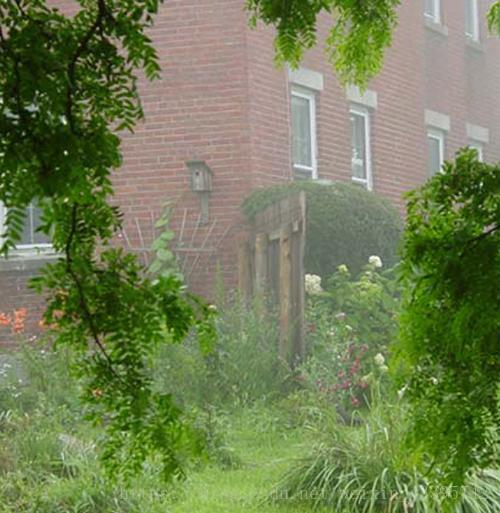
//> input picture Dark Channel Prior/test1.jpg, 500 x 513 px
$ ./Dark_Channel_Prior   (built with g++ and OpenCV 4)
//> lines starting //> are read from the running program, lines starting //| are printed output that depends on the picture
//---------------------------Dark Channel Prior-----------------------//
//Configuration: Visual Studio 2010 + Opencv2.4.10
//Author: ZiHao Zhou / South China University of Technology
//Date: 2020.5.3

#include <opencv2/core/core.hpp>
#include <opencv2/highgui/highgui.hpp>
#include <opencv2/imgproc/imgproc.hpp>
#include <iostream>
#include<vector>

using namespace std;
using namespace cv;

Mat darkchannel(Mat& inputImage, Mat& outputImage, int r);                            //获取图像暗通道
double getGlobelAtmosphericLight(const Mat darkChannelImg);                           //计算大气光值
Mat getTransimissionImg(const Mat darkChannelImg,const double A);
Mat GuideFilter(Mat& I, Mat& P, int radius, double eps);
Mat getDehazedImg_guidedFilter(Mat src,Mat darkChannelImg);
Mat GuidedFilter(Mat I_org, Mat p_org, int r, double eps, int s);


int main()
{
	Mat src, darkChanelImg;
	src = imread("test1.jpg", 1);
//> src is the input picture: 513 rows x 500 cols, CV_8UC3; mean B, G, R 84.2, 127.2, 113.8
	imshow("原图像", src);

	src.convertTo(src, CV_8U, 1, 0);

	darkChanelImg = darkchannel(src,darkChanelImg, 15);
//> in darkchannel, `split(inputImage, channel_of_input);`:
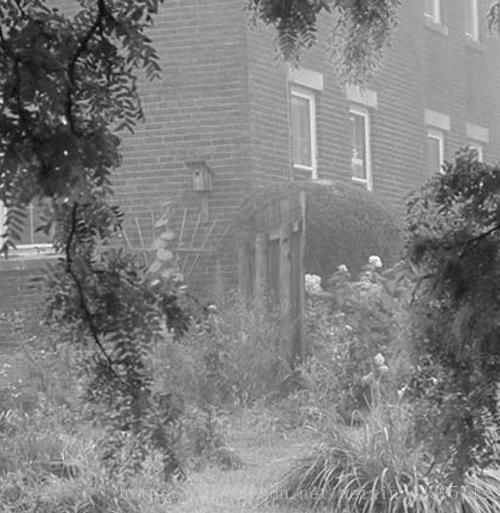
//> channel_of_input[1]: 513 rows x 500 cols, CV_8UC1; min 3, max 255, mean 127.2
//> after the loop in darkchannel, `for(int i = 0; i < rows; i++)`: outputImage: 513 rows x 500 cols, CV_8UC1; min 0, max 242, mean 84
//> in darkchannel, `erode(outputImage,outputImage, element, Point(-1,-1), 1,0);`:
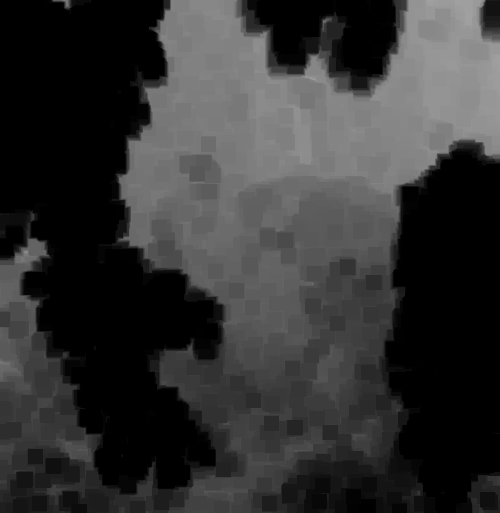
//> outputImage: 513 rows x 500 cols, CV_8UC1; min 0, max 162, mean 50.9
	imshow("图像的暗通道", darkChanelImg);

	double A = getGlobelAtmosphericLight(darkChanelImg);
//> in getGlobelAtmosphericLight, `minMaxLoc(darkChannelImg, NULL, &maxValue, NULL, &maxLoc);`: maxValue = 162; maxLoc = Point(428, 0)
//> in getGlobelAtmosphericLight, `double A = min(minAtomsLight,maxValue);`: A = 162
//> A = 162

	Mat transmissionImage(darkChanelImg.size(), darkChanelImg.type());
	transmissionImage = getTransimissionImg(darkChanelImg, A);
//> after the loop in getTransimissionImg, `for (int k = 0; k < 256; k++)`: look_up = 256 values, max 255 at index 0, min 0 at index 171, mean 85.46
//> in getTransimissionImg, `LUT(darkChannelImg, look_up, transmissionImg);`:
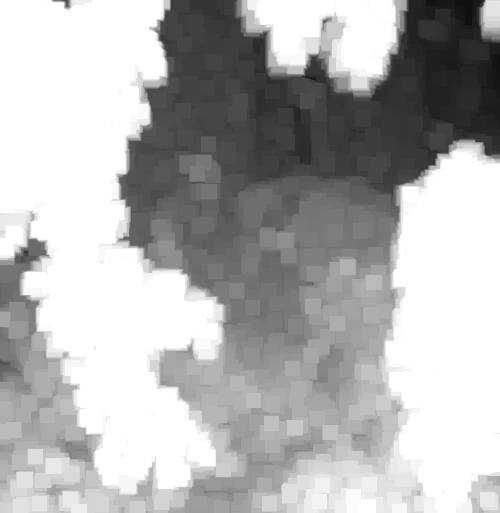
//> transmissionImg: 513 rows x 500 cols, CV_8UC1; min 13, max 255, mean 179
	imshow("粗略传输图", transmissionImage);

	Mat dehazedImg, dehazedImg_guideFilter;
	double t = (double)getTickCount();
	dehazedImg_guideFilter = getDehazedImg_guidedFilter(src, darkChanelImg);
//> in getDehazedImg_guidedFilter, `double A0 = getGlobelAtmosphericLight(darkChannelImg);`: A0 = 162
	t = (double)getTickCount() - t;
	imshow("去雾图", dehazedImg_guideFilter);
	cout <<"图像去雾所用时间为:"<<1000 * t / (getTickFrequency()) << "ms" << std::endl;

	imwrite("rescult.jpg", dehazedImg_guideFilter);

	waitKey();
	return 0;
}


//-------------------------【Function 1】: Get dark channel-------------------------//
Mat darkchannel(Mat& inputImage, Mat& outputImage, int r)
{
	/*
	函数说明:
	1. 函数功能说明: 本函数计算得到了输入图像的暗通道
	2. 函数参数的说明
	   参数1: 输入图像
	   参数2: 返回图像
	   参数3: 做最小值滤波的filter尺寸
	3. 本函数处理图像像素的办法基于动态地址计算(这是比较容易理解的一种办法,不过为了提高效率可以采用
	   isContinuous()函数来访问每一个像素
	*/

	Mat element;
	vector<Mat> channel_of_input;
	split(inputImage, channel_of_input);
	int rows = inputImage.rows;
	int cols = inputImage.cols;
	outputImage = channel_of_input.at(0).clone();      //复制一张和单通道图大小一样

	for(int i = 0; i < rows; i++)
	{
		for(int j = 0; j < cols; j++)
		{
			int x = channel_of_input.at(0).at<uchar>(i, j);
			int y = channel_of_input.at(1).at<uchar>(i, j);
			int z = channel_of_input.at(2).at<uchar>(i,j);
			outputImage.at<uchar>(i, j) = x < y ? (x < z ? x : z) : (y < z ? y : z);
		}
	}
	element = getStructuringElement(MORPH_RECT, Size(r, r));
	erode(outputImage,outputImage, element, Point(-1,-1), 1,0);        //erode腐蚀操作恰好就是计算局部最小值

	return outputImage;
}

//-------------------------【Function2】getGlobelAtmosphericLight()函数-------------------------//
double getGlobelAtmosphericLight(const Mat darkChannelImg)
{
	/*
	函数功能说明:本函数用于计算A
	这里是简化的处理方式,A的最大值限定为220
	*/

	double minAtomsLight = 220;     //经验值
	double maxValue = 0;
	Point maxLoc;
	minMaxLoc(darkChannelImg, NULL, &maxValue, NULL, &maxLoc);
	double A = min(minAtomsLight,maxValue);
	return A;
}

//---------------【Function3】getTransimissionImg()函数--------------------------//
Mat getTransimissionImg(const Mat darkChannelImg,const double A)
{
	Mat transmissionImg(darkChannelImg.size(),CV_8UC1);
	Mat look_up(1,256,CV_8UC1);

	uchar* look_up_ptr = look_up.data;
	for (int k = 0; k < 256; k++)
	{
		look_up_ptr[k] = cv::saturate_cast<uchar>(255*(1 - 0.95 * k / A));
	}

	LUT(darkChannelImg, look_up, transmissionImg);

	return transmissionImg;
}

//-------------------------【Function4】 Guidefilter函数-------------------------//
Mat GuidedFilter(Mat I_org, Mat p_org, int r, double eps, int s)
{
	/*
	主要参数说明:
	参数1: I_org 表示引导图,作为scrMat输入
	参数2: p_org 表示待滤波图像
	参数3: 滤波半径
	说明:本函数实现的是对单一通道进行的导向滤波
	*/

	Mat I, _I;
	I_org.convertTo(_I, CV_64FC1, 1.0 / 255);
	resize(_I, I, Size(), 1.0 / s, 1.0 / s, 1);

	Mat p, _p;
	p_org.convertTo(_p, CV_64FC1, 1.0 / 255);
	//p = _p;
	resize(_p, p, Size(), 1.0 / s, 1.0 / s, 1);

	int hei = I.rows;
	int wid = I.cols;

	r = (2 * r + 1) / s + 1;                                    //opencv中boxFilter()中的Size,比如9x9,我们就说半径为4

	Mat mean_I;
	boxFilter(I, mean_I, CV_64FC1, Size(r, r));                 //这里计算 I 图的均值,也就是μ_k

	Mat mean_p;
	boxFilter(p, mean_p, CV_64FC1, cv::Size(r, r));             //这里计算 P 图的均值，也就是 p_k

	Mat mean_Ip;
	boxFilter(I.mul(p), mean_Ip, CV_64FC1, cv::Size(r, r));     //这里计算 I乘P 的均值,a_k分母的第一项

	Mat cov_Ip = mean_Ip - mean_I.mul(mean_p);                  //这个是 ak 的分子

	Mat mean_II;
	boxFilter(I.mul(I), mean_II, CV_64FC1, Size(r, r));          //这里计算 I乘I 的均值, 作为计算方差的 EX^2

	Mat var_I = mean_II - mean_I.mul(mean_I);                    //得到I的方差

	Mat a = cov_Ip / (var_I + eps);
	Mat b = mean_p - a.mul(mean_I);

	Mat mean_a;
	boxFilter(a, mean_a, CV_64FC1, Size(r, r));                  //计算 ak 的均值
	Mat rmean_a;
	resize(mean_a, rmean_a, Size(I_org.cols, I_org.rows), 1);

	Mat mean_b;
	boxFilter(b, mean_b, CV_64FC1, Size(r, r));                   //计算 bk 的均值
	Mat rmean_b;
	resize(mean_b, rmean_b, Size(I_org.cols, I_org.rows), 1);

	Mat q = rmean_a.mul(_I) + rmean_b;
	Mat q1;
	q.convertTo(q1, CV_8UC1, 255, 0);

	return q1;
}

//-----------------------【funtion 6】getDehazedChanne-------------------------------//
Mat getDehazedChannel(Mat srcChannel, Mat transmissionChannel, double A)
{
	/*函数说明:
	函数功能: 本函数是用于计算单个通道的去雾图像
	参数1: 输入原图像的一个通道
	参数2: 传输图的单一通道(需要和原图像通道对应)
	参数3: 全球大气光值A
	*/

	double tmin = 0.1;
	double tmax;

	Mat dehazedChannel(srcChannel.size(), CV_8UC1);
	for (int i = 0; i<srcChannel.rows; i++)
	{
		for (int j = 0; j<srcChannel.cols; j++)
		{
			double transmission = transmissionChannel.at<uchar>(i, j);

			tmax = (transmission / 255) < tmin ? tmin : (transmission / 255);
			//(I-A)/t +A
			dehazedChannel.at<uchar>(i, j) = saturate_cast<uchar>(abs((srcChannel.at<uchar>(i, j) - A) / tmax + A));
		}
	}
	return dehazedChannel;
}

//-----------------【Function 7】getDehazedImg_guidedFilter-----------------------//
Mat getDehazedImg_guidedFilter(Mat src,Mat darkChannelImg)
{
	/*函数说明:
	本函数用于最终计算得到去雾效果图
	参数1: 输入的3通道图像
	参数2: 输入的暗通道图像
	*/

	Mat dehazedImg = Mat::zeros(src.rows, src.cols, CV_8UC3);             //构造一个3通道最终去雾图像

	Mat transmissionImg(src.rows, src.cols, CV_8UC3);
	Mat fineTransmissionImg(src.rows, src.cols, CV_8UC3);
	vector<Mat> srcChannel, dehazedChannel, transmissionChannel, fineTransmissionChannel;

	split(src, srcChannel);
	double A0 = getGlobelAtmosphericLight(darkChannelImg);
	double A1 = getGlobelAtmosphericLight(darkChannelImg);
	double A2 = getGlobelAtmosphericLight(darkChannelImg);

	split(transmissionImg, transmissionChannel);
	transmissionChannel.at(0) = getTransimissionImg(darkChannelImg, A0);                                    //得到每一个通道粗略的传输图
//> in getDehazedImg_guidedFilter, `transmissionChannel.at(0) = getTransimissionImg(darkChannelImg, A0);`: transmissionChannel[1]: 513 rows x 500 cols, CV_8UC1; every value is 0
	transmissionChannel.at(1) = getTransimissionImg(darkChannelImg, A1);
	transmissionChannel.at(2) = getTransimissionImg(darkChannelImg, A2);

	split(fineTransmissionImg, fineTransmissionChannel);
	fineTransmissionChannel.at(0) = GuidedFilter(srcChannel.at(0), transmissionChannel.at(0), 64, 0.01, 8);  //经过导向滤波得到精细化的没一个通道的传输图
//> in GuidedFilter, `r = (2 * r + 1) / s + 1;`: r = 17
	fineTransmissionChannel.at(1) = GuidedFilter(srcChannel.at(1), transmissionChannel.at(1), 64, 0.01, 8);
//> call 2 of GuidedFilter, with r = 64, eps = 0.01, s = 8
//> in GuidedFilter (call 2), `Mat q = rmean_a.mul(_I) + rmean_b;`:
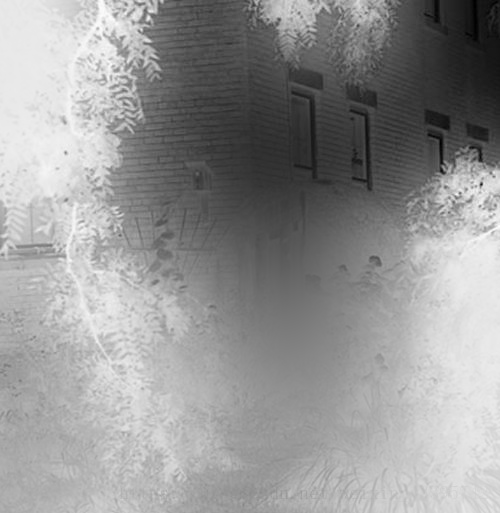
//> q: 513 rows x 500 cols, CV_64FC1; min 0.166, max 1.08, mean 0.701; drawn with min black and max white
//> in GuidedFilter (call 2), `q.convertTo(q1, CV_8UC1, 255, 0);`:
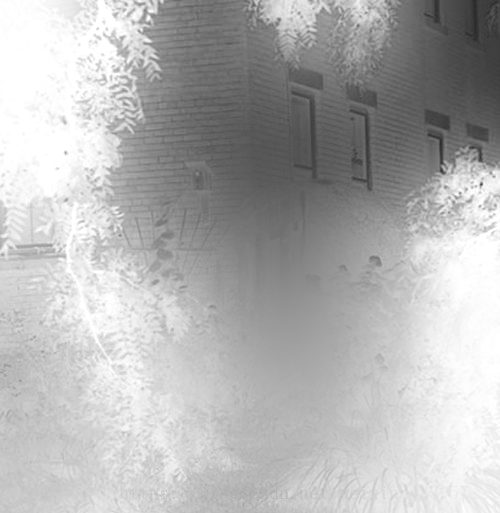
//> q1: 513 rows x 500 cols, CV_8UC1; min 42, max 255, mean 178.7
	fineTransmissionChannel.at(2) = GuidedFilter(srcChannel.at(2), transmissionChannel.at(2), 64, 0.01, 8);
//> call 3 of GuidedFilter, with r = 64, eps = 0.01, s = 8
//> in GuidedFilter (call 3), `resize(_I, I, Size(), 1.0 / s, 1.0 / s, 1);`:
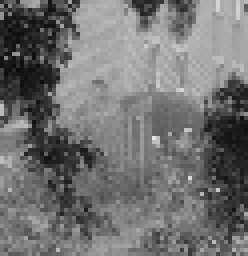
//> I: 64 rows x 62 cols, CV_64FC1 (shown 4 times larger); min 0.0392, max 0.911, mean 0.446
//> in GuidedFilter (call 3), `Mat var_I = mean_II - mean_I.mul(mean_I);`:
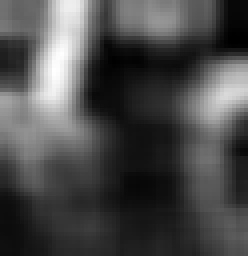
//> var_I: 64 rows x 62 cols, CV_64FC1 (shown 4 times larger); min 0.00221, max 0.0542, mean 0.0175; drawn with min black and max white

	merge(fineTransmissionChannel, fineTransmissionImg);
	imshow("fineTransmissionChannel", fineTransmissionImg);

	split(dehazedImg, dehazedChannel);
	dehazedChannel.at(0) = getDehazedChannel(srcChannel.at(0), fineTransmissionChannel.at(0), A0);
//> the loop in getDehazedChannel, `for (int i = 0; i<srcChannel.rows; i++)` made 513 passes
//> tmax on passes 1 to 3: 0.302, 0.361, 0.467
//> after the loop in getDehazedChannel, `for (int i = 0; i<srcChannel.rows; i++)`: tmax = 0.918
	dehazedChannel.at(1) = getDehazedChannel(srcChannel.at(1), fineTransmissionChannel.at(1), A1);
//> the loop in getDehazedChannel (call 2), `for (int i = 0; i<srcChannel.rows; i++)` made 513 passes
//> tmax on passes 1 to 3: 0.251, 0.255, 0.263
	dehazedChannel.at(2) = getDehazedChannel(srcChannel.at(2), fineTransmissionChannel.at(2), A2);

	merge(dehazedChannel, dehazedImg);

	return dehazedImg;
}
